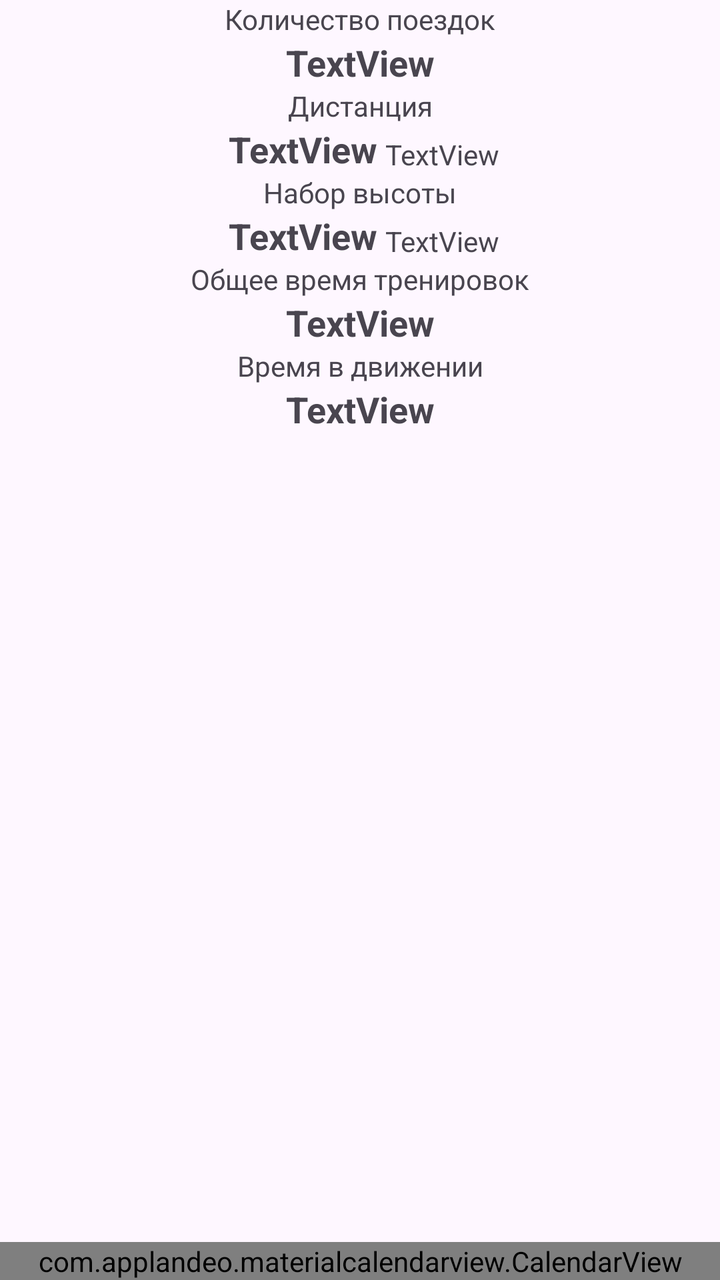
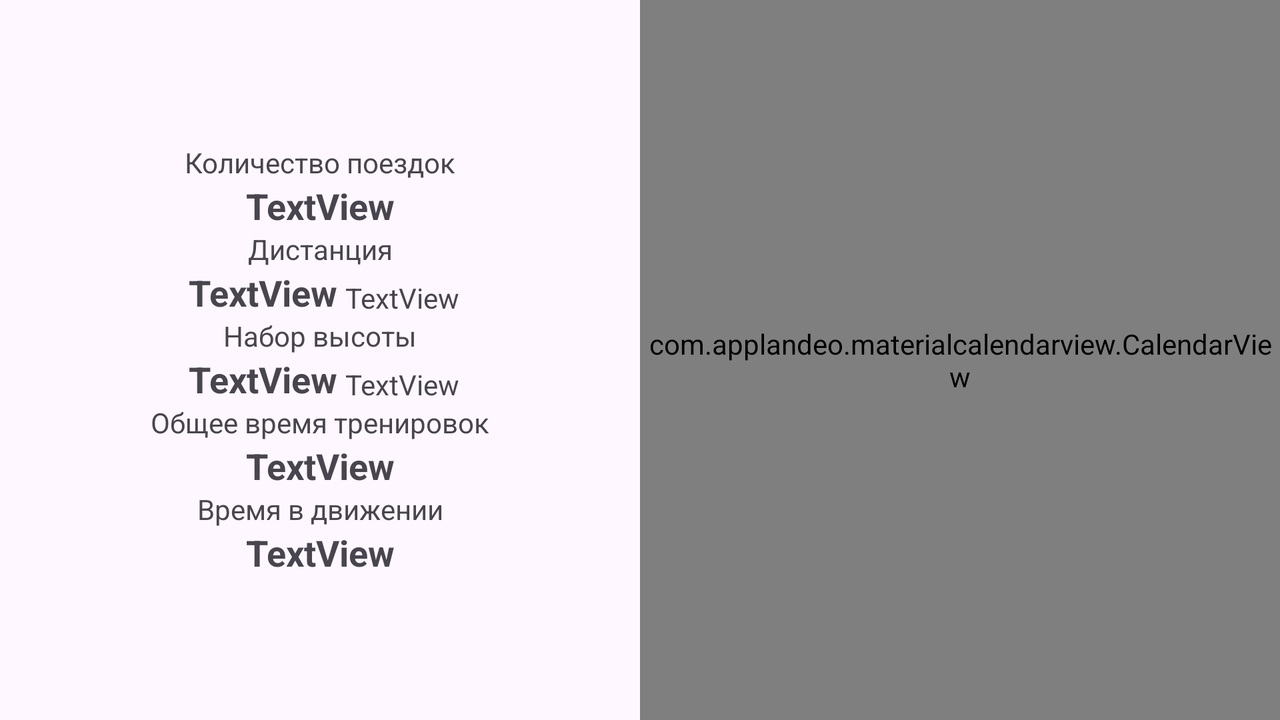

An Android layout and its configuration variant, each rendered on a device that would load it. The default file and the variant file are quoted in full after the pictures.
<!-- AndroidManifest.xml: application theme Theme.FitOpener -->
<!-- res/layout/fragment_calendar.xml -->
<?xml version="1.0" encoding="utf-8"?>
<androidx.constraintlayout.widget.ConstraintLayout xmlns:android="http://schemas.android.com/apk/res/android"
    xmlns:app="http://schemas.android.com/apk/res-auto"
    xmlns:tools="http://schemas.android.com/tools"
    android:layout_width="match_parent"
    android:layout_height="match_parent"
    tools:context=".presentation.ui.Main.Calendar.CalendarFragment">

    <include
        layout="@layout/fragment_statistics_sum"
        android:layout_width="0dp"
        android:layout_height="wrap_content"
        app:layout_constraintEnd_toEndOf="parent"
        app:layout_constraintStart_toStartOf="parent" />

    <com.applandeo.materialcalendarview.CalendarView
        android:id="@+id/view_calendar"
        android:layout_width="match_parent"
        android:layout_height="0dp"
        app:firstDayOfWeek="monday"
        app:layout_constraintBottom_toBottomOf="parent"
        app:swipeEnabled="true">

    </com.applandeo.materialcalendarview.CalendarView>

</androidx.constraintlayout.widget.ConstraintLayout>
<!-- res/layout/fragment_statistics_sum.xml (included above) -->
<?xml version="1.0" encoding="utf-8"?>
<androidx.constraintlayout.widget.ConstraintLayout xmlns:android="http://schemas.android.com/apk/res/android"
    xmlns:app="http://schemas.android.com/apk/res-auto"
    xmlns:tools="http://schemas.android.com/tools"
    android:layout_width="match_parent"
    android:layout_height="wrap_content"
    tools:context=".presentation.ui.Main.Calendar.CalendarFragment">

    <TextView
        android:id="@+id/textView4"
        android:layout_width="wrap_content"
        android:layout_height="wrap_content"
        android:layout_weight="1"
        android:text="Количество поездок"
        app:layout_constraintEnd_toEndOf="parent"
        app:layout_constraintStart_toStartOf="parent"
        app:layout_constraintTop_toTopOf="parent" />

    <TextView
        android:id="@+id/view_training_count"
        style="@style/symmary_value"
        android:layout_width="wrap_content"
        android:layout_height="wrap_content"
        android:text="TextView"
        app:layout_constraintEnd_toEndOf="parent"
        app:layout_constraintStart_toStartOf="parent"
        app:layout_constraintTop_toBottomOf="@id/textView4" />

    <TextView
        android:id="@+id/textView7"
        android:layout_width="wrap_content"
        android:layout_height="wrap_content"
        android:text="Дистанция"
        app:layout_constraintEnd_toEndOf="parent"
        app:layout_constraintStart_toStartOf="parent"
        app:layout_constraintTop_toBottomOf="@id/view_training_count" />

    <TextView
        android:id="@+id/view_total_distance"
        style="@style/symmary_value"
        android:layout_width="wrap_content"
        android:layout_height="wrap_content"
        android:layout_marginHorizontal="4dp"
        android:text="TextView"
        app:layout_constraintEnd_toStartOf="@id/view_total_distance_measurement"
        app:layout_constraintHorizontal_chainStyle="packed"
        app:layout_constraintStart_toStartOf="parent"
        app:layout_constraintTop_toBottomOf="@id/textView7" />

    <TextView
        android:id="@+id/view_total_distance_measurement"
        android:layout_width="wrap_content"
        android:layout_height="wrap_content"
        android:text="TextView"
        app:layout_constraintBottom_toBottomOf="@id/view_total_distance"
        app:layout_constraintEnd_toEndOf="parent"
        app:layout_constraintStart_toEndOf="@id/view_total_distance" />

    <TextView
        android:id="@+id/textView11"
        android:layout_width="wrap_content"
        android:layout_height="wrap_content"
        android:text="Набор высоты"
        app:layout_constraintEnd_toEndOf="parent"
        app:layout_constraintStart_toStartOf="parent"
        app:layout_constraintTop_toBottomOf="@id/view_total_distance" />

    <TextView
        android:id="@+id/view_total_ascent"
        style="@style/symmary_value"
        android:layout_width="wrap_content"
        android:layout_height="wrap_content"
        android:layout_marginHorizontal="4dp"
        android:text="TextView"
        app:layout_constraintEnd_toStartOf="@id/view_total_ascent_measurement"
        app:layout_constraintHorizontal_chainStyle="packed"
        app:layout_constraintStart_toStartOf="parent"
        app:layout_constraintTop_toBottomOf="@id/textView11" />

    <TextView
        android:id="@+id/view_total_ascent_measurement"
        android:layout_width="wrap_content"
        android:layout_height="wrap_content"
        android:text="TextView"
        app:layout_constraintBottom_toBottomOf="@id/view_total_ascent"
        app:layout_constraintEnd_toEndOf="parent"
        app:layout_constraintStart_toEndOf="@id/view_total_ascent" />

    <TextView
        android:id="@+id/textView15"
        android:layout_width="wrap_content"
        android:layout_height="wrap_content"
        android:text="Общее время тренировок"
        app:layout_constraintEnd_toEndOf="parent"
        app:layout_constraintStart_toStartOf="parent"
        app:layout_constraintTop_toBottomOf="@id/view_total_ascent" />

    <TextView
        android:id="@+id/view_total_elapsed_time"
        style="@style/symmary_value"
        android:layout_width="wrap_content"
        android:layout_height="wrap_content"
        android:text="TextView"
        app:layout_constraintEnd_toEndOf="parent"
        app:layout_constraintStart_toStartOf="parent"
        app:layout_constraintTop_toBottomOf="@id/textView15" />

    <TextView
        android:id="@+id/textView17"
        android:layout_width="wrap_content"
        android:layout_height="wrap_content"
        android:text="Время в движении"
        app:layout_constraintEnd_toEndOf="parent"
        app:layout_constraintStart_toStartOf="parent"
        app:layout_constraintTop_toBottomOf="@id/view_total_elapsed_time" />

    <TextView
        android:id="@+id/view_total_moving_time"
        style="@style/symmary_value"
        android:layout_width="wrap_content"
        android:layout_height="wrap_content"
        android:text="TextView"
        app:layout_constraintEnd_toEndOf="parent"
        app:layout_constraintStart_toStartOf="parent"
        app:layout_constraintTop_toBottomOf="@id/textView17" />

</androidx.constraintlayout.widget.ConstraintLayout>
<!-- resources referenced by this layout -->
<resources>
  <style name="symmary_value">
          <item name="android:textStyle">bold</item>
          <item name="android:textSize">18dp</item>
      </style>
  <style name="Theme.FitOpener" parent="Theme.Material3.Light">
          <item name="pagesColor">?android:windowBackground</item>
          <item name="abbreviationsBarColor">?android:windowBackground</item>
          <item name="headerColor">?attr/colorSecondary</item>
          <item name="daysLabelsColor">?android:textColorPrimary</item>
          <item name="np_selectedTextColor">?android:textColorPrimary</item>
          <item name="np_textColor">?android:textColorPrimary</item>
      </style>
</resources>
<!-- res/layout-land/fragment_calendar.xml (the repository's variant of the layout above) -->
<!-- drawn on the phone turned sideways -->
<?xml version="1.0" encoding="utf-8"?>
<androidx.constraintlayout.widget.ConstraintLayout xmlns:android="http://schemas.android.com/apk/res/android"
    xmlns:app="http://schemas.android.com/apk/res-auto"
    xmlns:tools="http://schemas.android.com/tools"
    android:layout_width="match_parent"
    android:layout_height="match_parent"
    tools:context=".presentation.ui.Main.Calendar.CalendarFragment">

    <include
        android:id="@+id/include2"
        layout="@layout/fragment_statistics_sum"
        android:layout_width="0dp"
        android:layout_height="wrap_content"
        app:layout_constraintBottom_toBottomOf="parent"
        app:layout_constraintEnd_toStartOf="@id/view_calendar"
        app:layout_constraintStart_toStartOf="parent"
        app:layout_constraintTop_toTopOf="parent" />

    <com.applandeo.materialcalendarview.CalendarView
        android:id="@+id/view_calendar"
        android:layout_width="0dp"
        android:layout_height="0dp"
        app:firstDayOfWeek="monday"
        app:layout_constraintBottom_toBottomOf="parent"
        app:layout_constraintEnd_toEndOf="parent"
        app:layout_constraintStart_toEndOf="@+id/include2"
        app:layout_constraintTop_toTopOf="parent"
        app:swipeEnabled="true" />
</androidx.constraintlayout.widget.ConstraintLayout>
